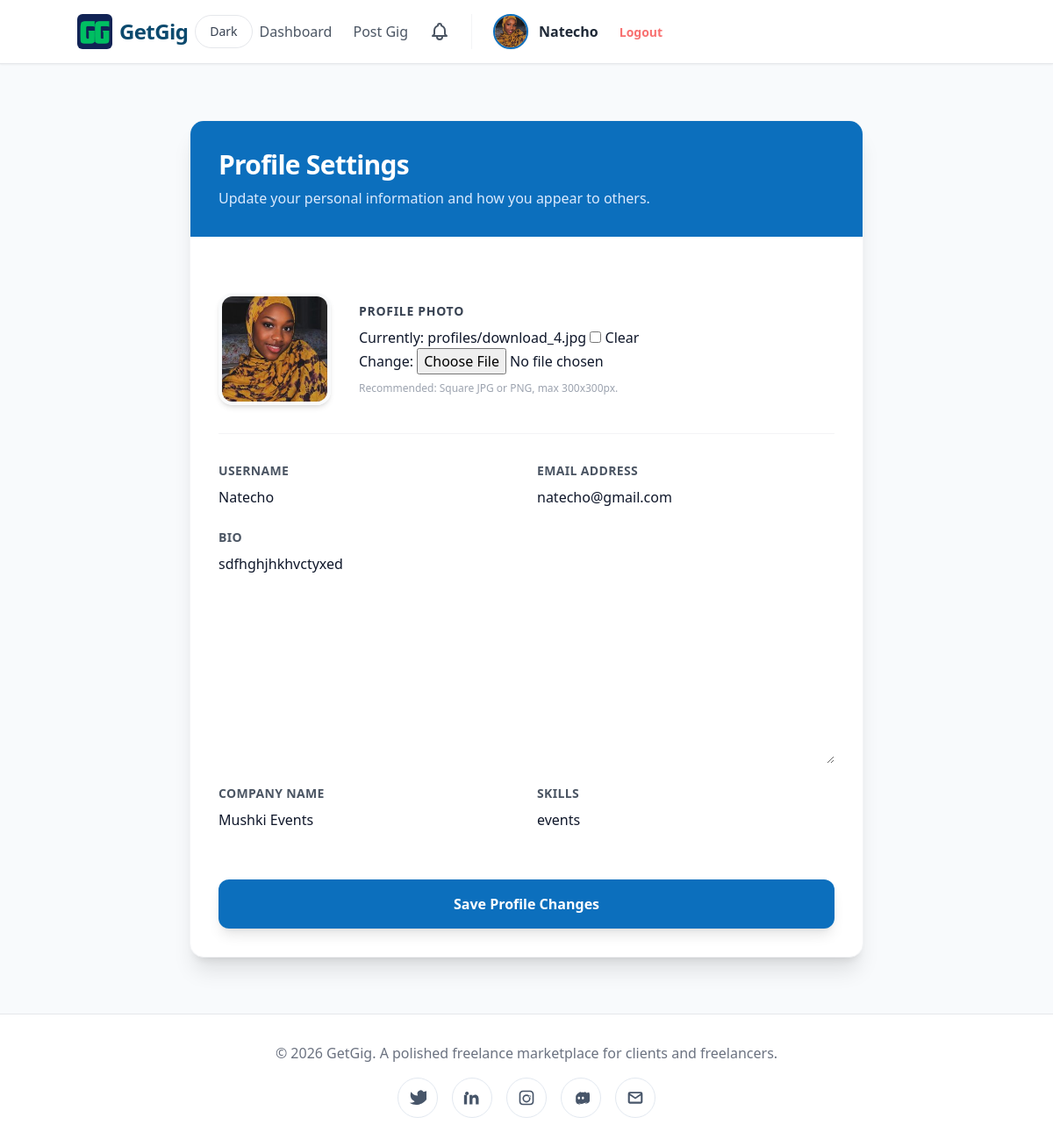
Screenshot of /users/profile/edit/ (signed in) with the database file from the repository.
### users/models.py (models this page shows, shortened)
class CustomUser(AbstractUser):
    USER_TYPE_CHOICES = (
        ('client', 'Client'),
        ('freelancer', 'Freelancer'),
    )
    user_type = models.CharField(max_length=10, choices=USER_TYPE_CHOICES, default='freelancer')
    profile_image = models.ImageField(upload_to='profiles/', default='profiles/default.png')
    bio = models.TextField(blank=True)
    profile_image = models.ImageField(upload_to='profiles/', blank=True, null=True)
    company_name = models.CharField(max_length=100, blank=True)
    skills = models.CharField(max_length=255, blank=True)

### users/views.py (the view)
# urls.py: path('profile/edit/', views.edit_profile, name='edit_profile'), # This is the "edit_profile" part
@login_required
def edit_profile(request):
    if request.method == 'POST':
        form = ProfileUpdateForm(request.POST, request.FILES, instance=request.user)
        if form.is_valid():
            form.save()
            messages.success(request, 'Your profile has been updated!')
            return redirect('users:dashboard_redirect')
    else:
        form = ProfileUpdateForm(instance=request.user)
    return render(request, 'users/edit_profile.html', {'form': form})

### users/forms.py
class ProfileUpdateForm(forms.ModelForm):
    class Meta:
        model = CustomUser
        fields = ['username', 'email', 'profile_image', 'bio', 'company_name', 'skills']

### templates/users/edit_profile.html (shortened to what this page needs)
{% extends 'base.html' %}
{% block content %}
<div class="max-w-3xl mx-auto py-10">
    <div class="bg-white dark:bg-slate-900 rounded-2xl shadow-xl border border-gray-100 dark:border-slate-700 overflow-hidden">
        <div class="bg-[#0C6FBD] p-8 text-white">
            <h2 class="text-3xl font-extrabold tracking-tight">Profile Settings</h2>
            <p class="text-blue-100 mt-2">Update your personal information and how you appear to others.</p>
        </div>
        <form method="post" enctype="multipart/form-data" class="p-8 space-y-8">
            <div class="flex items-center space-x-8 pb-8 border-b border-gray-100 dark:border-slate-700">
                <div class="relative">
                    {% if user.profile_image %}
                        <img src="{{ user.profile_image.url }}" class="w-32 h-32 rounded-2xl object-cover border-4 border-gray-50 shadow-md">
                    {% else %}
                        <div class="w-32 h-32 rounded-2xl bg-blue-50 text-[#0C6FBD] flex items-center justify-center text-3xl font-bold border-4 border-gray-50">
                            {{ user.username|first|upper }}
                        </div>
                    {% endif %}
                </div>
                <div class="flex-grow">
                    <label class="block text-sm font-bold text-gray-700 dark:text-slate-200 uppercase tracking-wider mb-2">Profile Photo</label>
                    {{ form.profile_image }}
                    <p class="text-xs text-gray-400 dark:text-slate-400 mt-2">Recommended: Square JPG or PNG, max 300x300px.</p>
                </div>
            </div>
            <div class="grid grid-cols-1 md:grid-cols-2 gap-6">
                {% for field in form %}
                    {% if field.name != 'profile_image' %}
                        <div class="flex flex-col space-y-2 {% if field.name == 'bio' %}md:col-span-2{% endif %}">
                            <label class="text-sm font-bold text-gray-600 dark:text-slate-200 uppercase tracking-wide">
                                {{ field.label }}
                            </label>
                            {{ field }}
                        </div>
                    {% endif %}
                {% endfor %}
            </div>
            <div class="pt-6">
                <button type="submit"
                        class="w-full bg-[#0C6FBD] text-white font-bold py-4 rounded-xl shadow-lg hover:bg-blue-700 hover:-translate-y-0.5 transition-all active:scale-[0.98]">
                    Save Profile Changes
                </button>
            </div>
        </form>
    </div>
</div>
{% endblock %}

### templates/base.html (shortened to what this page needs)
{% load static %}
{% load pwa %}
<!DOCTYPE html>
<html lang="en">
<head>
    <script src="https://cdn.tailwindcss.com"></script>
</head>
<body class="bg-slate-50 text-slate-900 min-h-screen flex flex-col transition-colors duration-300 dark:bg-slate-950 dark:text-slate-100">
    <nav class="bg-white border-b border-gray-200 p-4 shadow-sm transition-colors duration-300 dark:bg-slate-900 dark:border-slate-700">
        <div class="container mx-auto flex flex-wrap justify-between items-center gap-4">
            <div class="flex items-center space-x-2">
                <a href="/" class="flex items-center space-x-2">
                <img src="{% static 'images/logo.jpg' %}" alt="GetGig Logo" class="h-10 w-auto rounded-md">
                <span class="text-2xl font-bold text-[#0c4a6e] tracking-tight">GetGig</span>
            </a>
            <button id="theme-toggle" type="button" class="inline-flex items-center rounded-full border border-gray-200 bg-white px-4 py-2 text-sm text-gray-700 hover:bg-gray-100 transition-colors duration-200 dark:border-slate-700 dark:bg-slate-800 dark:text-slate-200 dark:hover:bg-slate-700">
                <span id="theme-toggle-text">Dark</span>
            </button>
            <div class="flex items-center space-x-6 font-medium text-gray-600 dark:text-slate-300">
                {% if user.is_authenticated %}
                    {% if user.user_type == 'freelancer' %}
                        <a href="{% url 'projects:freelancer_dashboard' %}" class="hover:text-mint">Marketplace</a>
                        <a href="{% url 'projects:my_bids' %}" class="hover:text-mint">My Bids</a>
                    {% else %}
                        <a href="{% url 'projects:client_dashboard' %}" class="hover:text-mint">Dashboard</a>
                        <a href="{% url 'projects:create_project' %}" class="hover:text-ocean">Post Gig</a>
                    {% endif %}
                    <a href="{% url 'users:notifications' %}" class="text-gray-600 dark:text-slate-300 hover:text-blue-600 relative">
                    </a>
                    <a href="{% url 'users:edit_profile' %}" class="flex items-center space-x-3 group border-l pl-6 border-gray-100 dark:border-slate-700">
                        {% if user.profile_image %}
                            <img src="{{ user.profile_image.url }}" class="w-10 h-10 rounded-full object-cover border-2 border-[#0C6FBD] group-hover:border-mint transition shadow-sm">
                        {% else %}
                            <div class="w-10 h-10 rounded-full bg-[#0C6FBD] text-white flex items-center justify-center font-bold shadow-sm group-hover:bg-blue-700 transition">
                                {{ user.username|first|upper }}
                            </div>
                        {% endif %}
                        <span class="font-bold text-gray-800 dark:text-slate-100 hidden md:inline">{{ user.username }}</span>
                    </a>
                    <form action="{% url 'logout' %}" method="post" class="inline">
                        <button type="submit" class="text-sm font-bold text-red-400 hover:text-red-600 transition">Logout</button>
                    </form>
                {% else %}
                    <a href="{% url 'login' %}" class="hover:text-ocean">Login</a>
                    <a href="{% url 'users:register' %}" class="bg-[#0F52BA] hover:bg-blue-700 text-white px-6 py-2 rounded-lg transition shadow-md">
                        Join GetGig
                    </a>
                {% endif %}
            </div>
        </div>
    </nav>
    <div class="container mx-auto p-6 flex-grow">
        {% block content %}{% endblock %}
    </div>
    <footer class="bg-white border-t border-gray-200 p-8 text-center text-gray-500 transition-colors duration-300 dark:bg-slate-900 dark:border-slate-700 dark:text-slate-400">
        <div class="max-w-6xl mx-auto space-y-4">
            <p>© 2026 GetGig. A polished freelance marketplace for clients and freelancers.</p>
            <div class="flex flex-wrap justify-center gap-4 text-slate-600 dark:text-slate-400">
                <a href="https://twitter.com/getgighq" class="inline-flex items-center justify-center rounded-full border border-slate-200 p-3 transition hover:border-ocean hover:text-ocean dark:border-slate-700 dark:hover:text-mint" aria-label="Twitter">
                    <svg xmlns="http://www.w3.org/2000/svg" viewBox="0 0 24 24" class="h-5 w-5" fill="currentColor"><path d="M23 3a10.9 10.9 0 01-3.14.86A4.48 4.48 0 0012 8.12v1A10.66 10.66 0 013 4s-4 9 5 13a11.64 11.64 0 01-7 2c13 8 27-4 27-15.5a4.5 4.5 0 00-.08-.83A7.72 7.72 0 0023 3z"/></svg>
                </a>
                <a href="https://www.linkedin.com/company/getgig-connect" class="inline-flex items-center justify-center rounded-full border border-slate-200 p-3 transition hover:border-ocean hover:text-ocean dark:border-slate-700 dark:hover:text-mint" aria-label="LinkedIn">
                    <svg xmlns="http://www.w3.org/2000/svg" viewBox="0 0 24 24" class="h-5 w-5" fill="currentColor"><path d="M4.98 3.5a2.5 2.5 0 11-.02 0zm.02 4.5H1V21h4V8zm7.5 0h-4v13h4v-6.5c0-3.5 4.5-3.8 4.5 0V21h4v-7.5c0-7.25-7.5-7-8.5-3.25V8z"/></svg>
                </a>
                <a href="https://www.instagram.com/getgig.studio" class="inline-flex items-center justify-center rounded-full border border-slate-200 p-3 transition hover:border-ocean hover:text-ocean dark:border-slate-700 dark:hover:text-mint" aria-label="Instagram">
                </a>
                <a href="https://discord.gg/getgig-community" class="inline-flex items-center justify-center rounded-full border border-slate-200 p-3 transition hover:border-ocean hover:text-ocean dark:border-slate-700 dark:hover:text-mint" aria-label="Discord">
                </a>
                <a href="mailto:hello@getgig.com" class="inline-flex items-center justify-center rounded-full border border-slate-200 p-3 transition hover:border-ocean hover:text-ocean dark:border-slate-700 dark:hover:text-mint" aria-label="Email">
                    <svg xmlns="http://www.w3.org/2000/svg" viewBox="0 0 24 24" class="h-5 w-5" fill="currentColor"><path d="M2 6.5A2.5 2.5 0 014.5 4h15A2.5 2.5 0 0122 6.5v11A2.5 2.5 0 0119.5 20h-15A2.5 2.5 0 012 17.5v-11zm2.5-.5L12 11.5 19.5 6H4.5zm0 2.75V17.5h15V8.75l-7.5 5-7.5-5z"/></svg>
                </a>
            </div>
        </div>
    </footer>
</body>
</html>

### templates/base.html (style rules this page uses)
input, select, textarea { transition: background-color 0.2s ease, color 0.2s ease, border-color 0.2s ease; }
input, select, textarea { background-color: #ffffff; color: #0f172a; border-color: #cbd5e1; }

### rows the page displays
CustomUser: profile_image (picture), username "Natecho", form "Natecho" "natecho@gmail.com" "sdfhghjhkhvctyxed" "Mushki Events" "events"

### other values shown
{{ field.label }} "USERNAME" "EMAIL ADDRESS" "BIO" "COMPANY NAME" "SKILLS"
